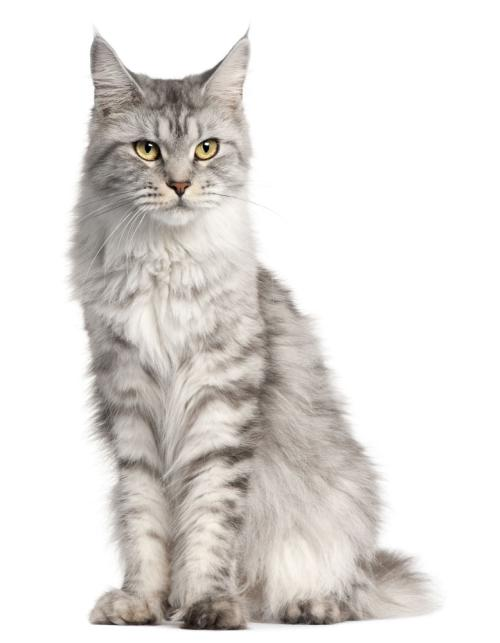
#> input picture Image/2.jpg, 500 x 643 px; its folder holds 4 pictures in this run
$ python main.py
#> lines starting #> are read from the running program, lines starting #| are printed output that depends on the picture
#!/user/bin/python3
# Author:Confused Pig
# -*- coding: utf-8 -*-

# @Time    : 2020/12/29  21:01
# @Author  : Confused Pig
# @Site    :
# @File    : main.py
# @Software: PyCharm

import os
import cv2


def ResizePic(path,save_path,dim):
#> called with path = 'Image', save_path = 'Out_image', dim = (64, 64)
    i = 1
    file_name = os.listdir(path + '/')
    for img in file_name:
        image = cv2.imread(path + '/' + img)
#> image is the input picture: shape (643, 500, 3); mean B, G, R 220.5, 223.3, 226.6
        image_size = cv2.resize(image, dim, interpolation=cv2.INTER_AREA)
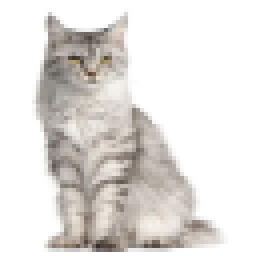
#> image_size: shape (64, 64, 3) (shown 4 times larger); mean B, G, R 220.5, 223.3, 226.6
        cv2.imwrite(save_path + '/' + str(i) + '.jpg', image_size)
        i = i + 1
#> pass 2 of the loop in ResizePic, `for img in file_name:`:
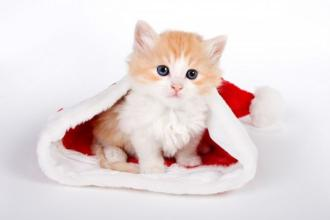
#> input picture Image/3.jpg, 330 x 220 px
#> in ResizePic, image is the input picture: shape (220, 330, 3); mean B, G, R 220, 219.8, 231.3
#> in ResizePic, `image_size = cv2.resize(image, dim, interpolation=cv2.INTER_AREA)`:
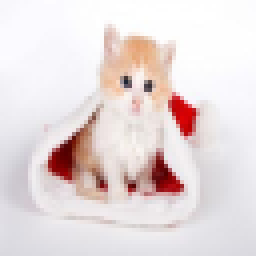
#> image_size: shape (64, 64, 3) (shown 4 times larger); mean B, G, R 220, 219.8, 231.3
#> pass 3 of the loop in ResizePic, `for img in file_name:`:
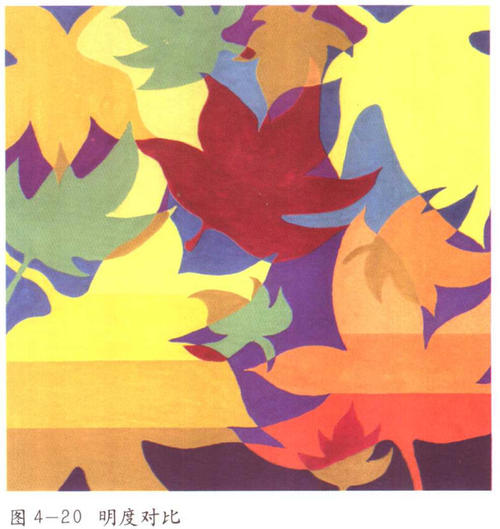
#> input picture Image/6.jpg, 500 x 529 px
#> in ResizePic, image is the input picture: shape (529, 500, 3); mean B, G, R 122.3, 169.3, 210.7
#> in ResizePic, `image_size = cv2.resize(image, dim, interpolation=cv2.INTER_AREA)`:
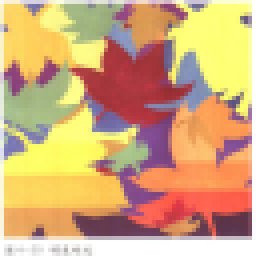
#> image_size: shape (64, 64, 3) (shown 4 times larger); mean B, G, R 122.3, 169.3, 210.7
#> the loop made 4 passes; the first 3 are shown

d = ResizePic('Image','Out_image',dim=(64,64))
